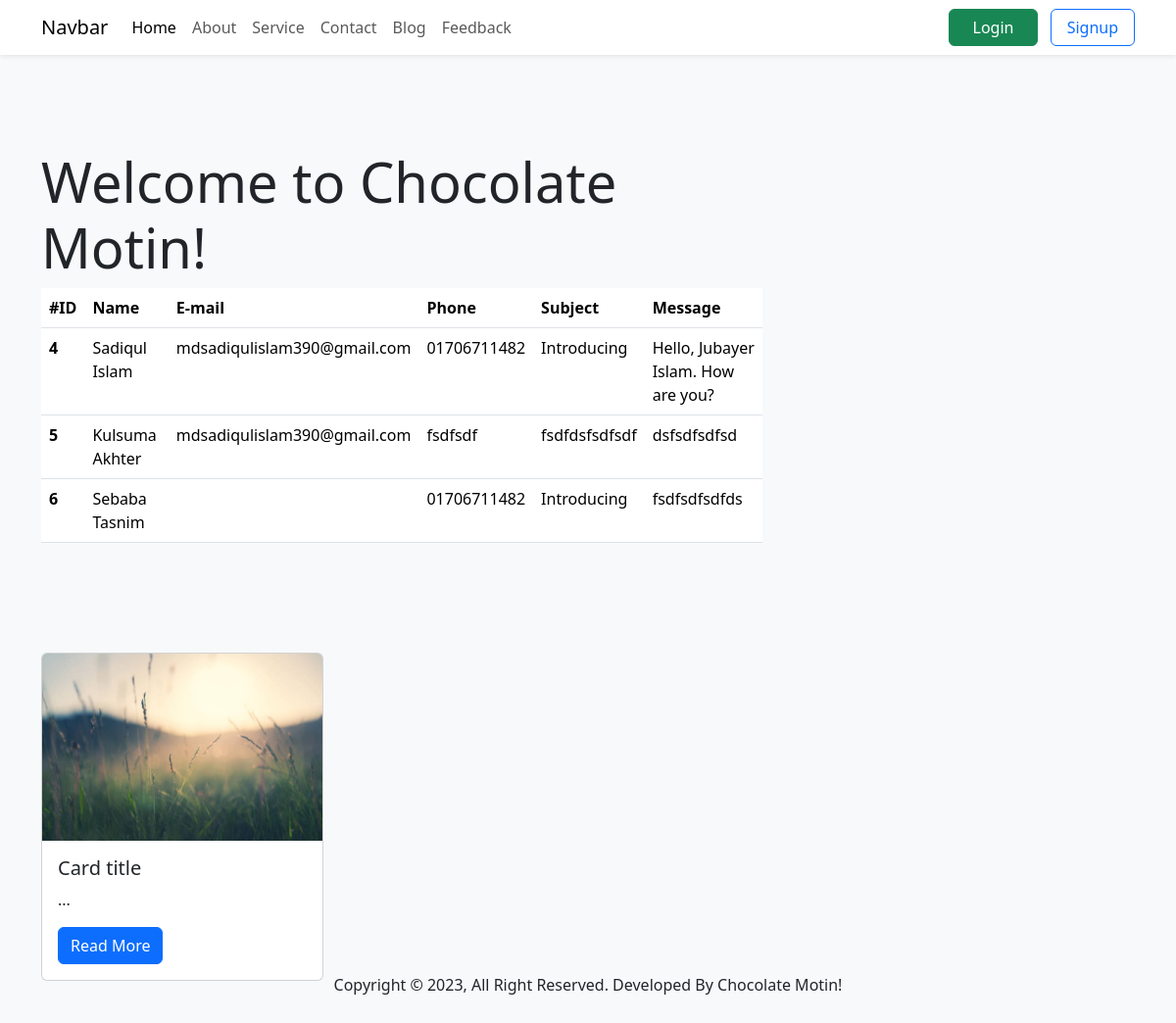
The app's page /, older data.
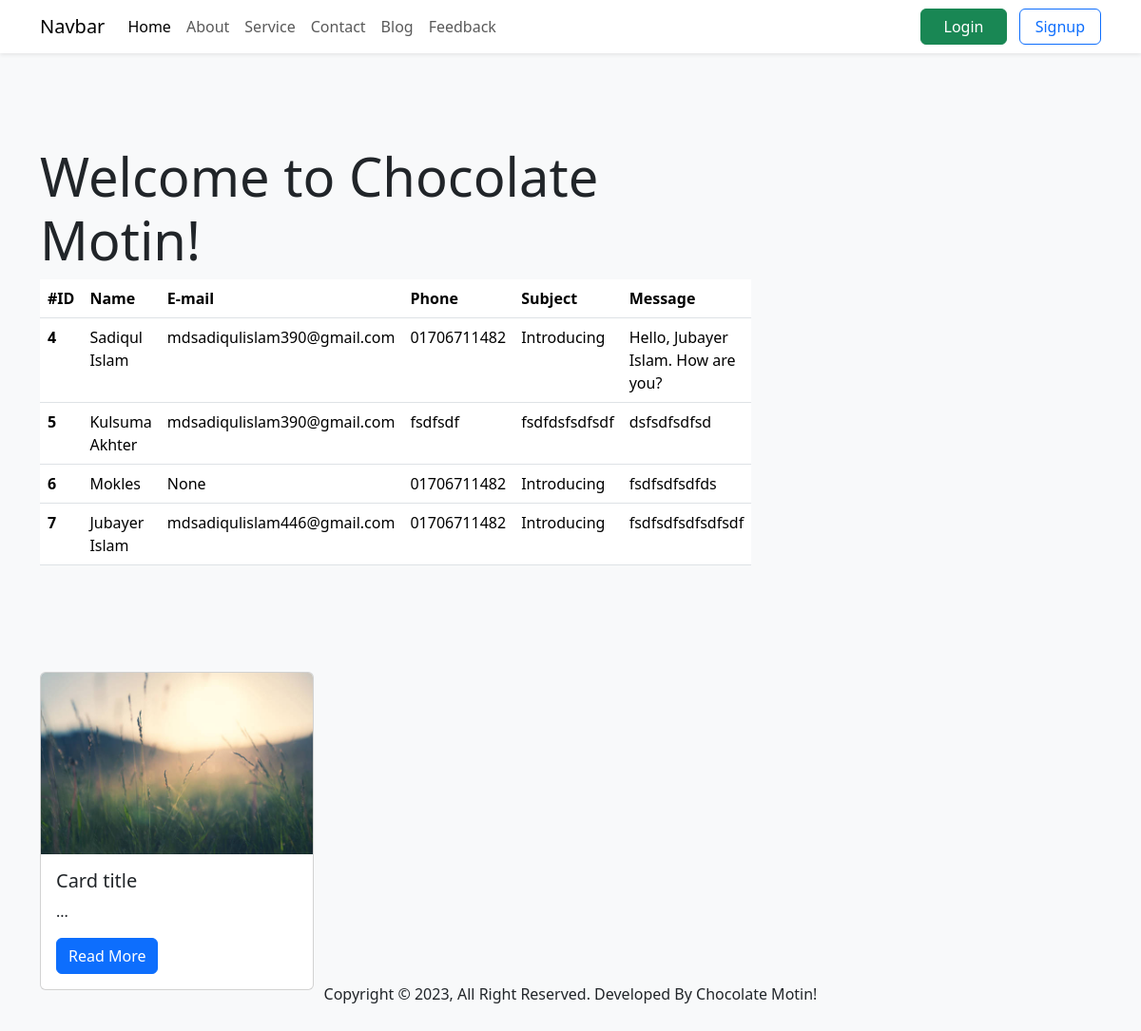
The same page, newer data.
### members/models.py (models this page shows, shortened)
class Contact(models.Model):
    name = models.CharField(max_length=100)
    email = models.EmailField(null=True, blank=True)
    phone = models.CharField(max_length=100)
    subject = models.CharField(max_length=100)
    message = models.TextField()

### members/views.py (the view)
# urls.py: path('', views.home, name='home'),
def home(request):
    contact_list = Contact.objects.all()
    return render(request, 'index.html', {'student': contact_list})

### members/templates/index.html (shortened to what this page needs)
{% extends 'master.html' %}
{% load static %}
{% block content %}
<section id="home" class="py-5 mt-5">
    <div class="container">
        <div class="row">
            <div class="col-8">
                <h1 class="display-4">Welcome to Chocolate Motin!</h1>
                <table class="table">
                    <thead>
                        <tr>
                            <th scope="col">#ID</th>
                            <th scope="col">Name</th>
                            <th scope="col">E-mail</th>
                            <th scope="col">Phone</th>
                            <th scope="col">Subject</th>
                            <th scope="col">Message</th>
                        </tr>
                    </thead>
                    <tbody>
                        {% for x in student %}
                        <tr>
                            <th scope="row">{{ x.id }}</th>
                            <td>{{ x.name }}</td>
                            <td>{{ x.email }}</td>
                            <td>{{ x.phone }}</td>
                            <td>{{ x.subject }}</td>
                            <td>{{ x.message }}</td>
                        </tr>
                        {% endfor %}
                    </tbody>
                </table>
            </div>
        </div>
    </div>
</section>
<section class="my-5">
    <div class="container">
        <div class="row">
            <div class="col-sm-11 col-md-6 col-lg-4">
                <div class="card" style="width: 18rem;">
                    <img src="{% static 'images/5.jpg' %}" class="card-img-top" alt="...">
                    <div class="card-body">
                        <h5 class="card-title">Card title</h5>
                        <p class="card-text">{{ content|slice:":120" }} ...</p>
                        <a href="/single-blog/" class="btn btn-primary">Read More</a>
                    </div>
                </div>
            </div>
        </div>
    </div>
</section>
{% endblock %}

Row changes from the older to the newer data that the page shows:
changed Contact "fsdfsdfsdfds": name "Sebaba Tasnim" → "Mokles"; email (not shown) → "None"
added Contact: id "7", name "Jubayer Islam", email "mdsadiqulislam446@gmail.com", phone "01706711482", subject "Introducing", message "fsdfsdfsdfsdfsdf"
